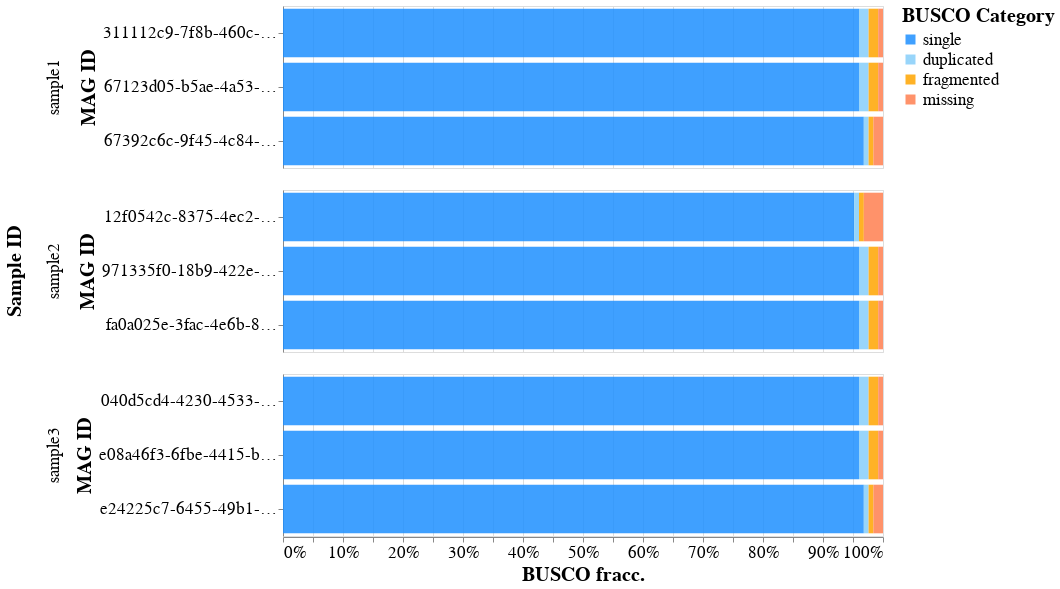

The cell this chart's notebook holds for it:
### Code cell
# Plot
domain = ['single', 'duplicated', 'fragmented', 'missing']
range_ = ['#1E90FF', '#87CEFA', '#FFA500', '#FF7F50']

output_plot = alt.Chart(df2).mark_bar().encode(
    x=alt.X('sum(BUSCO_percentage)', stack="normalize", title="BUSCO fracc."),
    y=alt.Y('mag_id', axis=alt.Axis(title='MAG ID')),
    color=alt.Color('category', scale=alt.Scale(domain=domain, range=range_), legend=alt.Legend(title="BUSCO Category")),
    order=alt.Order('order', sort='ascending'),
    tooltip=[alt.Tooltip("sample_id", title="Sample ID"),
             alt.Tooltip("mag_id", title="MAG ID"),
             alt.Tooltip("dataset", title="Lineage dataset"),
             alt.Tooltip("fracc_markers", title="Aprox. number of markers in this category"),
             alt.Tooltip("BUSCO_percentage", title="Percentage [%]"),],
    opacity=alt.value(0.85)).properties(width=600, height=18*9).facet(row=alt.Row("sample_id", title='Sample ID')).resolve_scale(y="independent")

output_plot = output_plot.configure_axis(labelFontSize=17, titleFontSize=20)
output_plot = output_plot.configure_legend(labelFontSize=17, titleFontSize=20)
output_plot = output_plot.configure_header(labelFontSize=17, titleFontSize=20)
output_plot

### Figure 1 — Vega-Lite specification as saved in the notebook (floating-point values rounded to 4 significant figures)
{"config": {"view": {"continuousWidth": 400, "continuousHeight": 300}, "axis": {"labelFontSize": 17, "titleFontSize": 20}, "header": {"labelFontSize": 17, "titleFontSize": 20}, "legend": {"labelFontSize": 17, "titleFontSize": 20}}, "data": {"name": "data-86d6ccb2de4aae10868d6a86589fa41a"}, "facet": {"row": {"field": "sample_id", "title": "Sample ID", "type": "nominal"}}, "spec": {"mark": "bar", "encoding": {"color": {"field": "category", "legend": {"title": "BUSCO Category"}, "scale": {"domain": ["single", "duplicated", "fragmented", "missing"], "range": ["#1E90FF", "#87CEFA", "#FFA500", "#FF7F50"]}, "type": "nominal"}, "opacity": {"value": 0.85}, "order": {"field": "order", "sort": "ascending", "type": "quantitative"}, "tooltip": [{"field": "sample_id", "title": "Sample ID", "type": "nominal"}, {"field": "mag_id", "title": "MAG ID", "type": "nominal"}, {"field": "dataset", "title": "Lineage dataset", "type": "nominal"}, {"field": "fracc_markers", "title": "Aprox. number of markers in this category", "type": "nominal"}, {"field": "BUSCO_percentage", "title": "Percentage [%]", "type": "quantitative"}], "x": {"aggregate": "sum", "field": "BUSCO_percentage", "stack": "normalize", "title": "BUSCO fracc.", "type": "quantitative"}, "y": {"axis": {"title": "MAG ID"}, "field": "mag_id", "type": "nominal"}}, "height": 162, "width": 600}, "resolve": {"scale": {"y": "independent"}}, "$schema": "https://vega.github.io/schema/vega-lite/v4.17.0.json", "datasets": {"data-86d6ccb2de4aae10868d6a86589fa41a": [{"sample_id": "sample1", "mag_id": "67392c6c-9f45-4c84-85f5-ae0bfc668892", "dataset": "bacteria_odb10", "n_markers": 124, "category": "single", "BUSCO_percentage": 96.8, "order": 1, "fracc_markers": "~120/124"}, {"sample_id": "sample1", "mag_id": "67123d05-b5ae-4a53-873b-727952881899", "dataset": "bacteria_odb10", "n_markers": 124, "category": "single", "BUSCO_percentage": 96.0, "order": 1, "fracc_markers": "~119/124"}, {"sample_id": "sample1", "mag_id": "311112c9-7f8b-460c-9cad-3864af3148c2", "dataset": "bacteria_odb10", "n_markers": 124, "category": "single", "BUSCO_percentage": 96.0, "order": 1, "fracc_markers": "~119/124"}, {"sample_id": "sample2", "mag_id": "fa0a025e-3fac-4e6b-8736-69a38c33b3f5", "dataset": "bacteria_odb10", "n_markers": 124, "category": "single", "BUSCO_percentage": 96.0, "order": 1, "fracc_markers": "~119/124"}, {"sample_id": "sample2", "mag_id": "12f0542c-8375-4ec2-b25a-515962533a7a", "dataset": "bacteria_odb10", "n_markers": 124, "category": "single", "BUSCO_percentage": 95.2, "order": 1, "fracc_markers": "~118/124"}, {"sample_id": "sample2", "mag_id": "971335f0-18b9-422e-81a7-5862c49b1e3d", "dataset": "bacteria_odb10", "n_markers": 124, "category": "single", "BUSCO_percentage": 96.0, "order": 1, "fracc_markers": "~119/124"}, {"sample_id": "sample3", "mag_id": "040d5cd4-4230-4533-a0a9-f03e3263c338", "dataset": "bacteria_odb10", "n_markers": 124, "category": "single", "BUSCO_percentage": 96.0, "order": 1, "fracc_markers": "~119/124"}, {"sample_id": "sample3", "mag_id": "e08a46f3-6fbe-4415-b10f-f11d0d187d17", "dataset": "bacteria_odb10", "n_markers": 124, "category": "single", "BUSCO_percentage": 96.0, "order": 1, "fracc_markers": "~119/124"}, {"sample_id": "sample3", "mag_id": "e24225c7-6455-49b1-ad8d-86f95dfbfa2e", "dataset": "bacteria_odb10", "n_markers": 124, "category": "single", "BUSCO_percentage": 96.8, "order": 1, "fracc_markers": "~120/124"}, {"sample_id": "sample1", "mag_id": "67392c6c-9f45-4c84-85f5-ae0bfc668892", "dataset": "bacteria_odb10", "n_markers": 124, "category": "duplicated", "BUSCO_percentage": 0.8, "order": 2, "fracc_markers": "~1/124"}, {"sample_id": "sample1", "mag_id": "67123d05-b5ae-4a53-873b-727952881899", "dataset": "bacteria_odb10", "n_markers": 124, "category": "duplicated", "BUSCO_percentage": 1.6, "order": 2, "fracc_markers": "~2/124"}, {"sample_id": "sample1", "mag_id": "311112c9-7f8b-460c-9cad-3864af3148c2", "dataset": "bacteria_odb10", "n_markers": 124, "category": "duplicated", "BUSCO_percentage": 1.6, "order": 2, "fracc_markers": "~2/124"}, {"sample_id": "sample2", "mag_id": "fa0a025e-3fac-4e6b-8736-69a38c33b3f5", "dataset": "bacteria_odb10", "n_markers": 124, "category": "duplicated", "BUSCO_percentage": 1.6, "order": 2, "fracc_markers": "~2/124"}, {"sample_id": "sample2", "mag_id": "12f0542c-8375-4ec2-b25a-515962533a7a", "dataset": "bacteria_odb10", "n_markers": 124, "category": "duplicated", "BUSCO_percentage": 0.8, "order": 2, "fracc_markers": "~1/124"}, {"sample_id": "sample2", "mag_id": "971335f0-18b9-422e-81a7-5862c49b1e3d", "dataset": "bacteria_odb10", "n_markers": 124, "category": "duplicated", "BUSCO_percentage": 1.6, "order": 2, "fracc_markers": "~2/124"}, {"sample_id": "sample3", "mag_id": "040d5cd4-4230-4533-a0a9-f03e3263c338", "dataset": "bacteria_odb10", "n_markers": 124, "category": "duplicated", "BUSCO_percentage": 1.6, "order": 2, "fracc_markers": "~2/124"}, {"sample_id": "sample3", "mag_id": "e08a46f3-6fbe-4415-b10f-f11d0d187d17", "dataset": "bacteria_odb10", "n_markers": 124, "category": "duplicated", "BUSCO_percentage": 1.6, "order": 2, "fracc_markers": "~2/124"}, {"sample_id": "sample3", "mag_id": "e24225c7-6455-49b1-ad8d-86f95dfbfa2e", "dataset": "bacteria_odb10", "n_markers": 124, "category": "duplicated", "BUSCO_percentage": 0.8, "order": 2, "fracc_markers": "~1/124"}, {"sample_id": "sample1", "mag_id": "67392c6c-9f45-4c84-85f5-ae0bfc668892", "dataset": "bacteria_odb10", "n_markers": 124, "category": "fragmented", "BUSCO_percentage": 0.8, "order": 3, "fracc_markers": "~1/124"}, {"sample_id": "sample1", "mag_id": "67123d05-b5ae-4a53-873b-727952881899", "dataset": "bacteria_odb10", "n_markers": 124, "category": "fragmented", "BUSCO_percentage": 1.6, "order": 3, "fracc_markers": "~2/124"}, {"sample_id": "sample1", "mag_id": "311112c9-7f8b-460c-9cad-3864af3148c2", "dataset": "bacteria_odb10", "n_markers": 124, "category": "fragmented", "BUSCO_percentage": 1.6, "order": 3, "fracc_markers": "~2/124"}, {"sample_id": "sample2", "mag_id": "fa0a025e-3fac-4e6b-8736-69a38c33b3f5", "dataset": "bacteria_odb10", "n_markers": 124, "category": "fragmented", "BUSCO_percentage": 1.6, "order": 3, "fracc_markers": "~2/124"}, {"sample_id": "sample2", "mag_id": "12f0542c-8375-4ec2-b25a-515962533a7a", "dataset": "bacteria_odb10", "n_markers": 124, "category": "fragmented", "BUSCO_percentage": 0.8, "order": 3, "fracc_markers": "~1/124"}, {"sample_id": "sample2", "mag_id": "971335f0-18b9-422e-81a7-5862c49b1e3d", "dataset": "bacteria_odb10", "n_markers": 124, "category": "fragmented", "BUSCO_percentage": 1.6, "order": 3, "fracc_markers": "~2/124"}, {"sample_id": "sample3", "mag_id": "040d5cd4-4230-4533-a0a9-f03e3263c338", "dataset": "bacteria_odb10", "n_markers": 124, "category": "fragmented", "BUSCO_percentage": 1.6, "order": 3, "fracc_markers": "~2/124"}, {"sample_id": "sample3", "mag_id": "e08a46f3-6fbe-4415-b10f-f11d0d187d17", "dataset": "bacteria_odb10", "n_markers": 124, "category": "fragmented", "BUSCO_percentage": 1.6, "order": 3, "fracc_markers": "~2/124"}, {"sample_id": "sample3", "mag_id": "e24225c7-6455-49b1-ad8d-86f95dfbfa2e", "dataset": "bacteria_odb10", "n_markers": 124, "category": "fragmented", "BUSCO_percentage": 0.8, "order": 3, "fracc_markers": "~1/124"}, {"sample_id": "sample1", "mag_id": "67392c6c-9f45-4c84-85f5-ae0bfc668892", "dataset": "bacteria_odb10", "n_markers": 124, "category": "missing", "BUSCO_percentage": 1.6, "order": 4, "fracc_markers": "~2/124"}, {"sample_id": "sample1", "mag_id": "67123d05-b5ae-4a53-873b-727952881899", "dataset": "bacteria_odb10", "n_markers": 124, "category": "missing", "BUSCO_percentage": 0.8, "order": 4, "fracc_markers": "~1/124"}, {"sample_id": "sample1", "mag_id": "311112c9-7f8b-460c-9cad-3864af3148c2", "dataset": "bacteria_odb10", "n_markers": 124, "category": "missing", "BUSCO_percentage": 0.8, "order": 4, "fracc_markers": "~1/124"}, {"sample_id": "sample2", "mag_id": "fa0a025e-3fac-4e6b-8736-69a38c33b3f5", "dataset": "bacteria_odb10", "n_markers": 124, "category": "missing", "BUSCO_percentage": 0.8, "order": 4, "fracc_markers": "~1/124"}, {"sample_id": "sample2", "mag_id": "12f0542c-8375-4ec2-b25a-515962533a7a", "dataset": "bacteria_odb10", "n_markers": 124, "category": "missing", "BUSCO_percentage": 3.2, "order": 4, "fracc_markers": "~4/124"}, {"sample_id": "sample2", "mag_id": "971335f0-18b9-422e-81a7-5862c49b1e3d", "dataset": "bacteria_odb10", "n_markers": 124, "category": "missing", "BUSCO_percentage": 0.8, "order": 4, "fracc_markers": "~1/124"}, {"sample_id": "sample3", "mag_id": "040d5cd4-4230-4533-a0a9-f03e3263c338", "dataset": "bacteria_odb10", "n_markers": 124, "category": "missing", "BUSCO_percentage": 0.8, "order": 4, "fracc_markers": "~1/124"}, {"sample_id": "sample3", "mag_id": "e08a46f3-6fbe-4415-b10f-f11d0d187d17", "dataset": "bacteria_odb10", "n_markers": 124, "category": "missing", "BUSCO_percentage": 0.8, "order": 4, "fracc_markers": "~1/124"}, {"sample_id": "sample3", "mag_id": "e24225c7-6455-49b1-ad8d-86f95dfbfa2e", "dataset": "bacteria_odb10", "n_markers": 124, "category": "missing", "BUSCO_percentage": 1.6, "order": 4, "fracc_markers": "~2/124"}]}}
